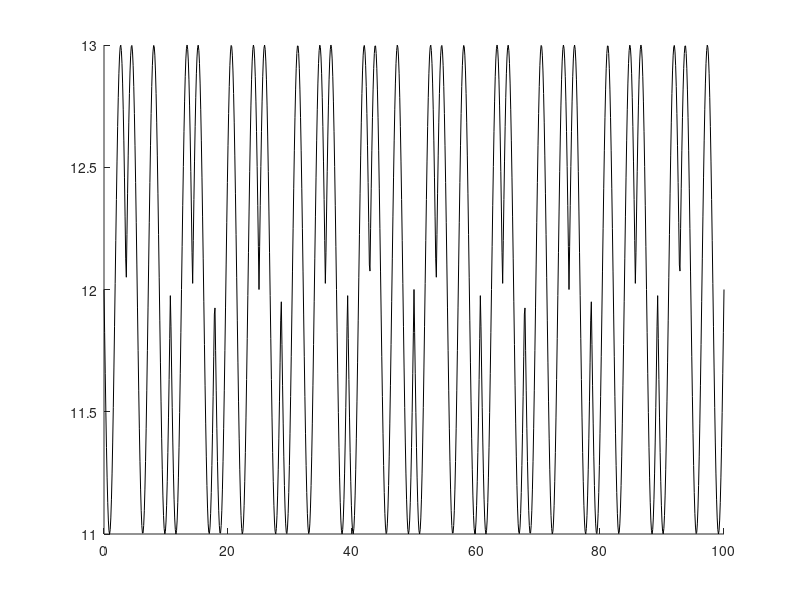

Here is the MATLAB script that generated this plot: (Note: this script raises an error after producing the figure.)
% Демонстрация принципа сжатия спектра
clear
clf
set(gcf, 'Color', 'w')
hold on

% загружаем ранее сохранённые переменные: x sprseq yfin lb
load cdmadata

plot(x, yfin+12, 'k-')

seq = repmat(sprseq, 1, lb);
y1 = psp(bit2lv(seq), x);
plot(x, y1+9, 'k-')

y2 = yfin.*y1;
plot(x, y2+6, 'k-')

xmin = x(1);
xmax = x(end);
width = (xmax-xmin)/length(seq);
y3 = sin(2*pi*x/width);
plot(x, y3+3, 'k-')

y4 = y2./y3;
plot(x, y4, 'k-')

for i = 12:-3:0
    line([xmin xmax], [i i], 'Color', 'b')
end
w1 = (xmax-xmin)/lb;
for i = w1:w1:x(end)-w1
    line([i i], [-2 14], 'Color', 'r')
end